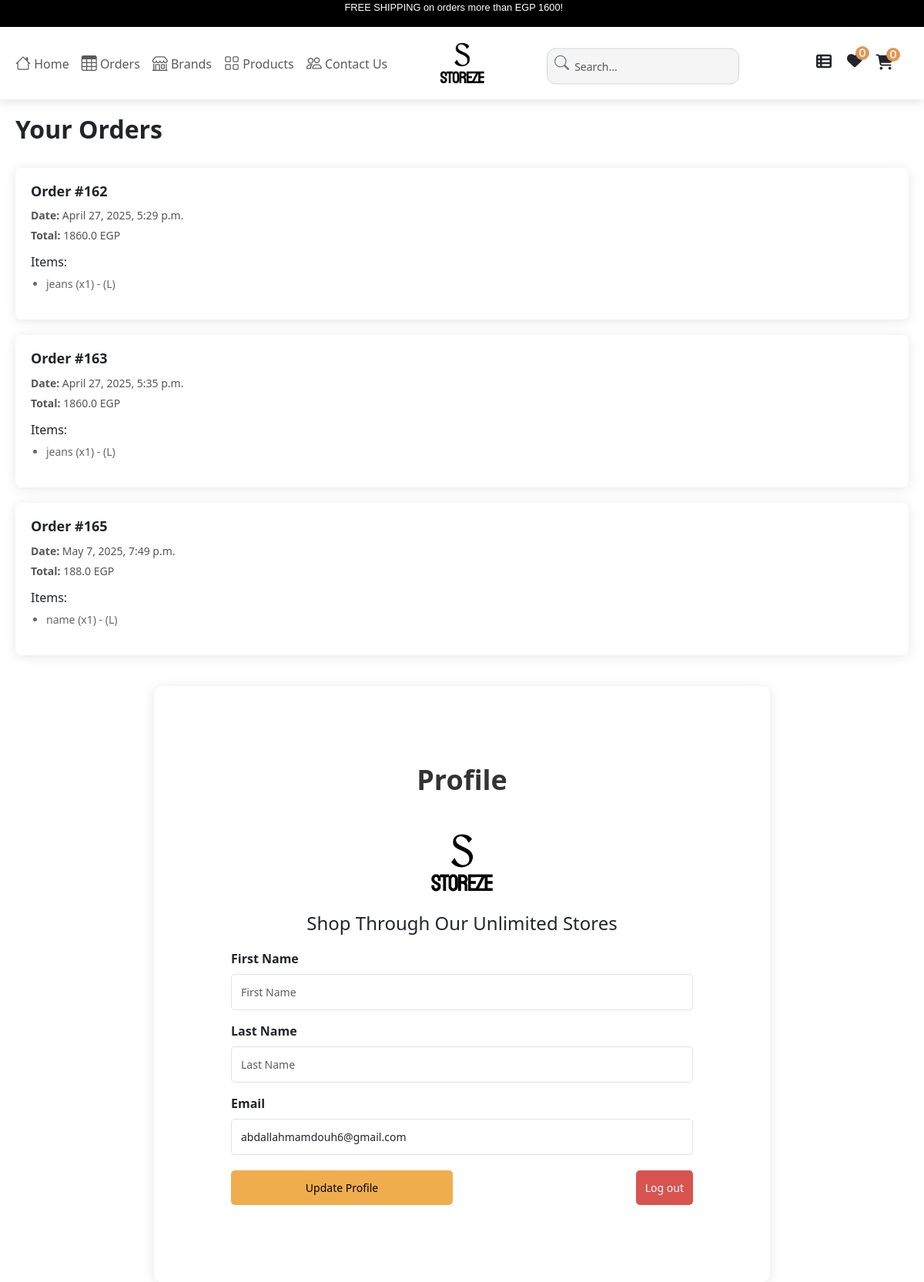
The page /account/profile (signed in) on the database its author committed.
### app/models.py (models this page shows, shortened)
class Order(models.Model):
    user = models.ForeignKey(User, on_delete=models.CASCADE, blank=True, null=True)
    first_name = models.CharField(max_length=50, null=True, blank=True)
    last_name = models.CharField(max_length=50, null=True, blank=True)
    address = models.CharField(max_length=250, null=True, blank=True)
    email = models.EmailField(max_length=300, null=True, blank=True)
    phone = models.CharField(max_length=20, null=True, blank=True)
    total_price = models.FloatField(null=True, blank=True)
    paid_amount = models.DecimalField(max_digits=10, decimal_places=2, null=True, blank=True)
    created_at = models.DateTimeField(auto_now_add=True, blank=True)
    message = models.TextField(null=True, blank=True)
    vendors = models.ManyToManyField(Vendor, related_name='orders', null=True,blank=True)
    shipped = models.BooleanField(default=False)

class OrderItem(models.Model):
    order = models.ForeignKey(Order, related_name='items',on_delete=models.CASCADE, blank=True,null=True)
    product = models.ForeignKey(Product, on_delete=models.CASCADE, blank=True, null=True)
    vendor = models.ForeignKey(Vendor, related_name='items', on_delete=models.CASCADE, null=True,blank=True)
    price = models.DecimalField(max_digits=10, decimal_places=2, null=True, blank=True)
    quantity = models.PositiveIntegerField(default=1, null=True, blank=True)
    size = models.CharField(max_length=100, null=True, blank=True)  # You can replace 'size' with any other variation type like color.

class Product(models.Model):
    VARIANTS = (
        ('None', 'None'),
        ('Size', 'Size'),
    )
    total_quantity = models.IntegerField()
    vendor = models.ForeignKey(Vendor, on_delete=models.CASCADE, related_name='products', null=True, blank=True)  # Link product to a vendor
    availability = models.IntegerField(null=True)
    featured_image = models.ImageField(upload_to='media/product_imgs', max_length=255, blank=True, null=True)
    product_name = models.CharField(max_length=600)
    Brand = models.ForeignKey(Brand, related_name='products', on_delete=models.CASCADE, null=True)
    price = models.IntegerField()
    discount = models.IntegerField()
    tax = models.IntegerField(null=True)
    variant = models.CharField(max_length=10, choices=VARIANTS, default='None')
    packing_cost = models.IntegerField(null=True)
    product_information = models.CharField(max_length=900, null=True)
    model_name = models.CharField(max_length=900)
    categories = models.ForeignKey(Category, related_name='products', on_delete=models.CASCADE)
    color = models.ManyToManyField(Color, related_name='products', null=True)
    tags = models.CharField(max_length=900)
    description = models.CharField(max_length=900, null=True)
    section = models.ForeignKey(Section, on_delete=models.DO_NOTHING)
    slug = models.SlugField(default='', max_length=900, null=True, blank=True)
    main_categorys = models.ForeignKey(Main_Category, on_delete=models.CASCADE, null=True, blank=True)
    class Meta:
        db_table = "app_Product"

### app/views.py (the view)
# urls.py: path('account/profile', views.Profile, name='profile'),
@login_required(login_url='/accounts/login/')
def Profile(request):
    sub_category = Sub_Category.objects.all()
    categories = Category.objects.all()
    main_category = Main_Category.objects.all()
    try:
        vendor = Vendor.objects.get(user=request.user)
        products = Product.objects.filter(vendor=vendor)
        orders = Order.objects.filter(items__product__vendor=vendor).distinct()
        for order in orders:
            order.order_items = OrderItem.objects.filter(order=order, product__vendor=vendor)
        context = {
            'orders': orders,
            'categories': categories,
            'products': products,
            'main_category': main_category,
            'sub_category': sub_category,
        }
        return render(request, 'profile/profile.html', context)
    except Vendor.DoesNotExist:
        orders = Order.objects.filter(user=request.user)
        for order in orders:
            order.order_items = OrderItem.objects.filter(order=order)
        context = {
            'orders': orders,
            'categories': categories,
            'main_category': main_category,
        }
        return render(request, 'profile/profile.html', context)

### app/context_processors.py (called while the page is built)
def wishlist_count(request):
    if request.user.is_authenticated:
        return {'wishlist_count': Wishlist.objects.filter(user=request.user).count()}
    return {'wishlist_count': 0}

### app/templates/profile/profile.html (shortened to what this page needs)
{% extends 'app/base.html'%}
{% load static %}
{% block content %}
<div class="orders-section">
    <h3>Your Orders</h3>
    {% if orders %}
        <div class="order-list">
            {% for order in orders %}
                <div class="order-card">
                    <h5>Order #{{ order.id }}</h5>
                    <p><strong>Date:</strong> {{ order.created_at }}</p>
                    <p><strong>Total:</strong> {{ order.total_price }} EGP</p>
                    <div class="items-list">
                        <h6>Items:</h6>
                        <ul>
                            {% for item in order.order_items %}
                                <li>{{ item.product.product_name }} (x{{ item.quantity }}) - ({{item.size}})</li>
                            {% endfor %}
                        </ul>
                    </div>
                </div>
            {% endfor %}
        </div>
    {% else %}
        <p class="no-orders">No orders have been placed.</p>
    {% endif %}
</div>
<div class="profile-page">
    <div class="profile-header">
        <h1>Profile</h1>
    </div>
    <div class="logo-section">
        <img src="{% static 'media/logo.png' %}" alt="logo">
        <h4 class="mt-2">Shop Through Our Unlimited Stores</h4>
    </div>
    <form action="{% url 'profile_update' %}" method="POST">
        <div class="form-outline">
            <label for="first_name" class="form-label">First Name</label>
            <input type="text" id="first_name" class="form-control" placeholder="First Name" value="{{ user.first_name }}" name="first_name"/>
        </div>
        <div class="form-outline">
            <label for="last_name" class="form-label">Last Name</label>
            <input type="text" id="last_name" class="form-control" placeholder="Last Name" value="{{ user.last_name }}" name="last_name"/>
        </div>
        <div class="form-outline">
            <label for="email" class="form-label">Email</label>
            <input type="email" id="email" class="form-control" placeholder="Email" value="{{ user.email }}" name="email"/>
        </div>
        <div class="form-buttons">
            <button type="submit" class="btn btn-warning">Update Profile</button>
    </form>
            <form action="{% url 'logout' %}" method="POST" class="d-inline">
               <button class="btn btn-danger w-100">Log out</button>
            </form>
        </div>
{% endblock %}

### app/templates/app/base.html (style rules this page uses)
html, body { max-width: 100%; overflow-x: hidden; }

### app/templates/profile/profile.html (style rules this page uses)
.orders-section { padding: 20px; margin-top: 0; background-color: #fff; }
.orders-section h3 { text-align: left; font-size: 32px; font-weight: bold; margin-bottom: 30px; }
.order-card { background-color: #fff; border-radius: 8px; padding: 20px; margin-bottom: 20px; box-shadow: 0 2px 15px rgba(0, 0, 0, 0.1); transition: all 0.3s ease-in-out; }
.order-card h5 { font-size: 18px; font-weight: 600; margin-bottom: 10px; }
.order-card p { font-size: 14px; margin: 5px 0; color: #555; }
.items-list { margin-top: 15px; }
.items-list ul { padding-left: 20px; font-size: 14px; color: #666; }
.items-list li { list-style-type: disc; }
.profile-page { max-width: 800px; margin: 0 auto; padding: 100px; background-color: #fff; border-radius: 10px; box-shadow: 0 2px 15px rgba(0, 0, 0, 0.1); }
.profile-header { text-align: center; margin-bottom: 30px; }
.profile-header h1 { font-size: 36px; font-weight: 700; color: #333; margin-bottom: 20px; }
.logo-section { text-align: center; margin-bottom: 20px; }
.logo-section img { width: 150px; }
.form-outline { margin-bottom: 15px; }
.form-label { font-weight: 600; }
.form-control { border-radius: 5px; padding: 12px; font-size: 14px; }
.btn { width: 48%; padding: 12px; font-size: 14px; border-radius: 5px; }
.btn-warning { background-color: #f0ad4e; border: none; }
.btn-danger { background-color: #d9534f; border: none; }
.form-buttons { display: flex; justify-content: space-between; margin-top: 20px; }

### rows shown on the page
Order: id "162", created_at "April 27, 2025, 5:29 p.m.", total_price "1860.0"
OrderItem: product.product_name "jeans", quantity "1", size "L"
Order: id "163", created_at "April 27, 2025, 5:35 p.m.", total_price "1860.0"
OrderItem: product.product_name "jeans", quantity "1", size "L"
Order: id "165", created_at "May 7, 2025, 7:49 p.m.", total_price "188.0"
OrderItem: product.product_name "name", quantity "1", size "L"

### other values the page prints
{{ request.session.cart|length|default:0 }} "0"
{{ wishlist_count }} "0"
